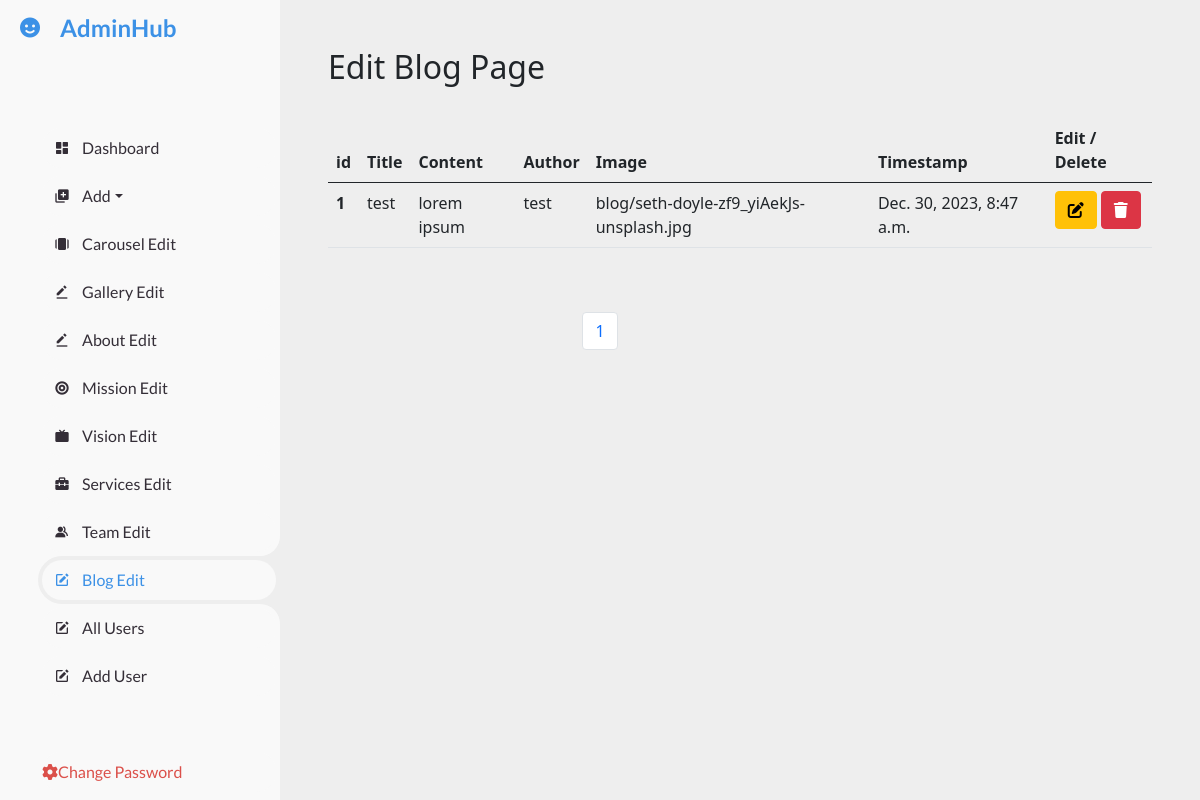
Page /dashboard/blog-edit/ (signed in) on the committed database.
### blog/models.py (models this page shows, shortened)
class Blog(models.Model):
    title = models.CharField(max_length=500, blank=True)
    author = models.ForeignKey(User, on_delete=models.CASCADE)
    content = models.TextField(blank=True)
    image = models.FileField(upload_to="blog/", max_length=500, blank=True)
    timestamp = models.DateTimeField(default=timezone.now())

### dashboard/views.py (the view)
# urls.py: path('blog-edit/', views.dashboardblogedit, name='dashboardblog'),
@login_required
def dashboardblogedit(request):
    obj = Blog.objects.all().order_by('-id')
    paginator = Paginator(obj, 5)
    page_number = request.GET.get('page')
    blog_obj = paginator.get_page(page_number)
    total_pages = blog_obj.paginator.num_pages
    context = {
        'blog_obj': blog_obj,
        'last_pages': total_pages,
        'total_page': [page + 1 for page in range(total_pages)]
    }
    return render(request, 'dashboard/dashboard-blog.html', context=context)

### templates/dashboard/dashboard-blog.html (shortened to what this page needs)
{% extends 'dashboard/base.html' %}
{% block blogactive %} active {% endblock blogactive %}
{% block content %}
    <div id="content" class="p-4 p-md-5">
        <h2 class="mb-4">
            <div class="session-title row">
                <h2>Edit Blog Page</h2>
            </div>
        </h2>
        <table class="table">
              <thead>
                <tr>
                  <th scope="col">id</th>
                  <th scope="col">Title</th>
                  <th scope="col">Content</th>
                  <th scope="col">Author</th>
                  <th scope="col">Image</th>
                  <th scope="col">Timestamp</th>
                  <th scope="col">Edit / Delete</th>
                </tr>
              </thead>
              <tbody>
               {% for obj in blog_obj %}
                <tr>
                  <th scope="row">{{forloop.counter}}</th>
                  <td>{{obj.title | slice:':10'}}</td>
                  <td>{{obj.content | slice:':20'}}</td>
                  <td>{{obj.author}}</td>
                  <td>{{obj.image}}</td>
                  <td>{{obj.timestamp}}</td>
                  <td>
                      <a href="{% url 'blogedit' obj.id %}">
                      <button type="submit" class="btn btn-warning" ><i class="fa-solid fa-pen-to-square"></i></button>
                       </a>
                       <a href="{% url 'blogdelete' obj.id %}">
                           <button type="submit" class="btn btn-danger"><i class="fa-solid fa-trash"></i></button>
                       </a>
                  </td>
                </tr>
                {% endfor %}
              </tbody>
            </table>
    </div>
    <div class="container">
        <nav aria-label="Page navigation example">
			<ul class="pagination justify-content-center">
				{% for page in total_page %}
			  <li class="page-item"><a class="page-link" href="?page={{page}}">{{page}}</a></li>
				{% endfor %}
			</ul>
		  </nav>
    </div>
{% endblock %}

### static/dashboard/style.css (style rules this page uses)
* { margin: 0; padding: 0; box-sizing: border-box; }
a { text-decoration: none; }
li { list-style: none; }
:root { --poppins: 'Poppins', sans-serif; --lato: 'Lato', sans-serif; --light: #F9F9F9; --blue: #3C91E6; --light-blue: #CFE8FF; --grey: #eee; --dark-grey: #AAAAAA; --dark: #342E37; --red: #DB504A; --yellow: #FFCE26; --light-yellow: #FFF2C6; --orange: #FD7238; --light-orange: #FFE0D3; }
html { overflow-x: hidden; }
body { background: var(--grey); overflow-x: hidden; }
#content { position: relative; width: calc(100% - 280px); left: 280px; transition: .3s ease; }

### rows in the picture
Blog: title "test", content "lorem ipsum", author "test", image "blog/seth-doyle-zf9_yiAekJs-unsplash.jpg", timestamp "Dec. 30, 2023, 8:47 a.m."

### other values in the picture
{{ page }} "1"
